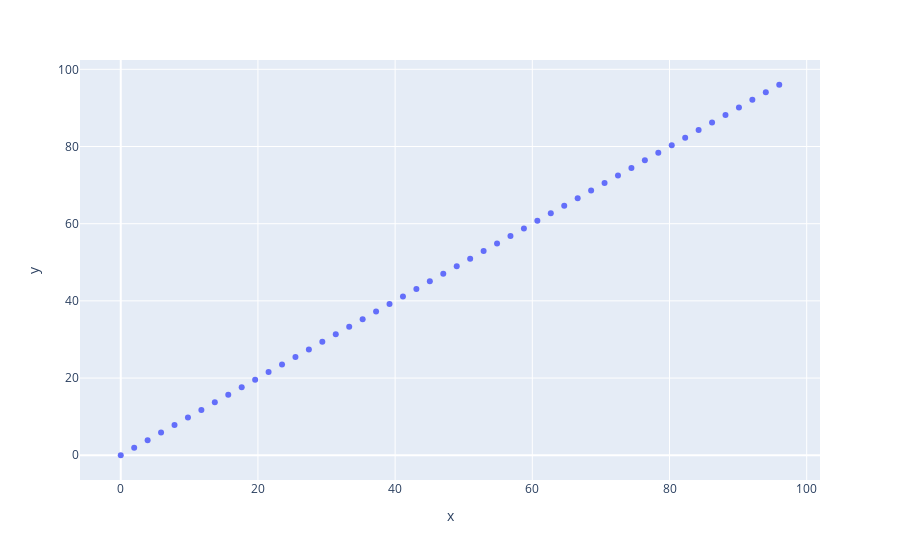

Notebook source saved alongside this figure:
### Code cell
def t_from_sa(params, sa_vec):
    t_pd = params[3] * np.divide(sa_vec-params[0], params[1] - sa_vec + params[0])**(1/params[2])
    return t_pd

t_test = t_from_sa(params_fit.x, sa_pd)

px.scatter(x=full_time, y=t_test)

### Figure 1 — Plotly figure (JSON) as saved in the notebook; plotly's stock layout.template omitted (floating-point values rounded to 4 significant figures)
{"data": [{"hovertemplate": "x=%{x}<br>y=%{y}<extra></extra>", "legendgroup": "", "marker": {"color": "#636efa", "symbol": "circle"}, "mode": "markers", "name": "", "orientation": "v", "showlegend": false, "type": "scatter", "x": [0, 1.959, 3.918, 5.878, 7.837, 9.796, 11.76, 13.71, 15.67, 17.63, 19.59, 21.55, 23.51, 25.47, 27.43, 29.39, 31.35, 33.31, 35.27, 37.22, 39.18, 41.14, 43.1, 45.06, 47.02, 48.98, 50.94, 52.9, 54.86, 56.82, 58.78, 60.73, 62.69, 64.65, 66.61, 68.57, 70.53, 72.49, 74.45, 76.41, 78.37, 80.33, 82.29, 84.24, 86.2, 88.16, 90.12, 92.08, 94.04, 96], "xaxis": "x", "y": [0, 1.959, 3.918, 5.878, 7.837, 9.796, 11.76, 13.71, 15.67, 17.63, 19.59, 21.55, 23.51, 25.47, 27.43, 29.39, 31.35, 33.31, 35.27, 37.22, 39.18, 41.14, 43.1, 45.06, 47.02, 48.98, 50.94, 52.9, 54.86, 56.82, 58.78, 60.73, 62.69, 64.65, 66.61, 68.57, 70.53, 72.49, 74.45, 76.41, 78.37, 80.33, 82.29, 84.24, 86.2, 88.16, 90.12, 92.08, 94.04, 96.0], "yaxis": "y"}], "layout": {"legend": {"tracegroupgap": 0}, "margin": {"t": 60}, "xaxis": {"anchor": "y", "domain": [0, 1], "title": {"text": "x"}}, "yaxis": {"anchor": "x", "domain": [0, 1], "title": {"text": "y"}}}}
